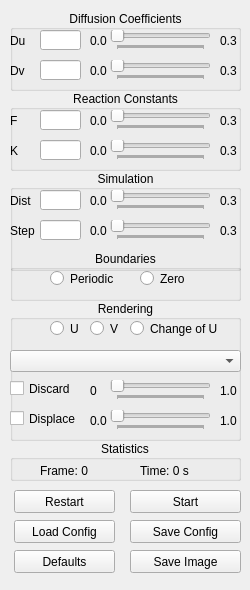
<?xml version="1.0" encoding="UTF-8"?>
<ui version="4.0">
 <class>render</class>
 <widget class="QWidget" name="render">
  <property name="geometry">
   <rect>
    <x>0</x>
    <y>0</y>
    <width>250</width>
    <height>590</height>
   </rect>
  </property>
  <property name="windowTitle">
   <string>Render2d</string>
  </property>
  <widget class="QPushButton" name="button_save">
   <property name="geometry">
    <rect>
     <x>130</x>
     <y>550</y>
     <width>111</width>
     <height>23</height>
    </rect>
   </property>
   <property name="text">
    <string>Save Image</string>
   </property>
  </widget>
  <widget class="QPushButton" name="button_restart">
   <property name="geometry">
    <rect>
     <x>14</x>
     <y>490</y>
     <width>101</width>
     <height>23</height>
    </rect>
   </property>
   <property name="text">
    <string>Restart</string>
   </property>
  </widget>
  <widget class="QPushButton" name="button_start">
   <property name="geometry">
    <rect>
     <x>130</x>
     <y>490</y>
     <width>111</width>
     <height>23</height>
    </rect>
   </property>
   <property name="text">
    <string>Start</string>
   </property>
  </widget>
  <widget class="QGroupBox" name="groupBox">
   <property name="geometry">
    <rect>
     <x>10</x>
     <y>10</y>
     <width>231</width>
     <height>81</height>
    </rect>
   </property>
   <property name="styleSheet">
    <string notr="true"/>
   </property>
   <property name="title">
    <string>Diffusion Coefficients</string>
   </property>
   <property name="alignment">
    <set>Qt::AlignCenter</set>
   </property>
   <property name="flat">
    <bool>true</bool>
   </property>
   <widget class="QLabel" name="label_size">
    <property name="geometry">
     <rect>
      <x>0</x>
      <y>20</y>
      <width>31</width>
      <height>21</height>
     </rect>
    </property>
    <property name="text">
     <string>Du</string>
    </property>
   </widget>
   <widget class="QLineEdit" name="edit_du">
    <property name="geometry">
     <rect>
      <x>30</x>
      <y>20</y>
      <width>41</width>
      <height>20</height>
     </rect>
    </property>
   </widget>
   <widget class="QLineEdit" name="edit_dv">
    <property name="geometry">
     <rect>
      <x>30</x>
      <y>50</y>
      <width>41</width>
      <height>20</height>
     </rect>
    </property>
   </widget>
   <widget class="QLabel" name="label_size_2">
    <property name="geometry">
     <rect>
      <x>0</x>
      <y>50</y>
      <width>31</width>
      <height>21</height>
     </rect>
    </property>
    <property name="text">
     <string>Dv</string>
    </property>
   </widget>
   <widget class="QLabel" name="label_du_min">
    <property name="geometry">
     <rect>
      <x>80</x>
      <y>20</y>
      <width>21</width>
      <height>21</height>
     </rect>
    </property>
    <property name="text">
     <string>0.0</string>
    </property>
   </widget>
   <widget class="QLabel" name="label_du_max">
    <property name="geometry">
     <rect>
      <x>210</x>
      <y>20</y>
      <width>21</width>
      <height>21</height>
     </rect>
    </property>
    <property name="text">
     <string>0.3</string>
    </property>
   </widget>
   <widget class="QLabel" name="label_dv_max">
    <property name="geometry">
     <rect>
      <x>210</x>
      <y>50</y>
      <width>21</width>
      <height>21</height>
     </rect>
    </property>
    <property name="text">
     <string>0.3</string>
    </property>
   </widget>
   <widget class="QLabel" name="label_dv_min">
    <property name="geometry">
     <rect>
      <x>80</x>
      <y>50</y>
      <width>21</width>
      <height>21</height>
     </rect>
    </property>
    <property name="text">
     <string>0.0</string>
    </property>
   </widget>
   <widget class="QSlider" name="slider_du">
    <property name="geometry">
     <rect>
      <x>100</x>
      <y>20</y>
      <width>101</width>
      <height>20</height>
     </rect>
    </property>
    <property name="autoFillBackground">
     <bool>false</bool>
    </property>
    <property name="maximum">
     <number>99</number>
    </property>
    <property name="pageStep">
     <number>1</number>
    </property>
    <property name="orientation">
     <enum>Qt::Horizontal</enum>
    </property>
    <property name="tickPosition">
     <enum>QSlider::TicksBelow</enum>
    </property>
   </widget>
   <widget class="QSlider" name="slider_dv">
    <property name="geometry">
     <rect>
      <x>100</x>
      <y>50</y>
      <width>101</width>
      <height>20</height>
     </rect>
    </property>
    <property name="maximum">
     <number>99</number>
    </property>
    <property name="pageStep">
     <number>1</number>
    </property>
    <property name="orientation">
     <enum>Qt::Horizontal</enum>
    </property>
    <property name="tickPosition">
     <enum>QSlider::TicksBelow</enum>
    </property>
   </widget>
  </widget>
  <widget class="QGroupBox" name="groupBox_2">
   <property name="geometry">
    <rect>
     <x>10</x>
     <y>90</y>
     <width>231</width>
     <height>81</height>
    </rect>
   </property>
   <property name="styleSheet">
    <string notr="true"/>
   </property>
   <property name="title">
    <string>Reaction Constants</string>
   </property>
   <property name="alignment">
    <set>Qt::AlignCenter</set>
   </property>
   <property name="flat">
    <bool>true</bool>
   </property>
   <widget class="QLabel" name="label_size_3">
    <property name="geometry">
     <rect>
      <x>0</x>
      <y>20</y>
      <width>31</width>
      <height>21</height>
     </rect>
    </property>
    <property name="text">
     <string>F</string>
    </property>
   </widget>
   <widget class="QLineEdit" name="edit_f">
    <property name="geometry">
     <rect>
      <x>30</x>
      <y>20</y>
      <width>41</width>
      <height>20</height>
     </rect>
    </property>
   </widget>
   <widget class="QLineEdit" name="edit_k">
    <property name="geometry">
     <rect>
      <x>30</x>
      <y>50</y>
      <width>41</width>
      <height>20</height>
     </rect>
    </property>
   </widget>
   <widget class="QLabel" name="label_size_4">
    <property name="geometry">
     <rect>
      <x>0</x>
      <y>50</y>
      <width>31</width>
      <height>21</height>
     </rect>
    </property>
    <property name="text">
     <string>K</string>
    </property>
   </widget>
   <widget class="QLabel" name="label_f_max">
    <property name="geometry">
     <rect>
      <x>210</x>
      <y>20</y>
      <width>21</width>
      <height>21</height>
     </rect>
    </property>
    <property name="text">
     <string>0.3</string>
    </property>
   </widget>
   <widget class="QLabel" name="label_f_min">
    <property name="geometry">
     <rect>
      <x>80</x>
      <y>20</y>
      <width>21</width>
      <height>21</height>
     </rect>
    </property>
    <property name="text">
     <string>0.0</string>
    </property>
   </widget>
   <widget class="QLabel" name="label_k_min">
    <property name="geometry">
     <rect>
      <x>80</x>
      <y>50</y>
      <width>21</width>
      <height>21</height>
     </rect>
    </property>
    <property name="text">
     <string>0.0</string>
    </property>
   </widget>
   <widget class="QLabel" name="label_k_max">
    <property name="geometry">
     <rect>
      <x>210</x>
      <y>50</y>
      <width>21</width>
      <height>21</height>
     </rect>
    </property>
    <property name="text">
     <string>0.3</string>
    </property>
   </widget>
   <widget class="QSlider" name="slider_f">
    <property name="geometry">
     <rect>
      <x>100</x>
      <y>20</y>
      <width>101</width>
      <height>20</height>
     </rect>
    </property>
    <property name="maximum">
     <number>99</number>
    </property>
    <property name="pageStep">
     <number>1</number>
    </property>
    <property name="orientation">
     <enum>Qt::Horizontal</enum>
    </property>
    <property name="tickPosition">
     <enum>QSlider::TicksBelow</enum>
    </property>
   </widget>
   <widget class="QSlider" name="slider_k">
    <property name="geometry">
     <rect>
      <x>100</x>
      <y>50</y>
      <width>101</width>
      <height>20</height>
     </rect>
    </property>
    <property name="maximum">
     <number>99</number>
    </property>
    <property name="pageStep">
     <number>1</number>
    </property>
    <property name="orientation">
     <enum>Qt::Horizontal</enum>
    </property>
    <property name="tickPosition">
     <enum>QSlider::TicksBelow</enum>
    </property>
   </widget>
  </widget>
  <widget class="QGroupBox" name="groupBox_3">
   <property name="geometry">
    <rect>
     <x>10</x>
     <y>170</y>
     <width>231</width>
     <height>101</height>
    </rect>
   </property>
   <property name="styleSheet">
    <string notr="true"/>
   </property>
   <property name="title">
    <string>Simulation</string>
   </property>
   <property name="alignment">
    <set>Qt::AlignCenter</set>
   </property>
   <property name="flat">
    <bool>true</bool>
   </property>
   <widget class="QLabel" name="label_size_5">
    <property name="geometry">
     <rect>
      <x>0</x>
      <y>20</y>
      <width>31</width>
      <height>21</height>
     </rect>
    </property>
    <property name="text">
     <string>Dist</string>
    </property>
   </widget>
   <widget class="QLineEdit" name="edit_distance">
    <property name="geometry">
     <rect>
      <x>30</x>
      <y>20</y>
      <width>41</width>
      <height>20</height>
     </rect>
    </property>
   </widget>
   <widget class="QLineEdit" name="edit_timestep">
    <property name="geometry">
     <rect>
      <x>30</x>
      <y>50</y>
      <width>41</width>
      <height>20</height>
     </rect>
    </property>
   </widget>
   <widget class="QLabel" name="label_size_6">
    <property name="geometry">
     <rect>
      <x>0</x>
      <y>50</y>
      <width>31</width>
      <height>21</height>
     </rect>
    </property>
    <property name="text">
     <string>Step</string>
    </property>
   </widget>
   <widget class="QLabel" name="label_dist_max">
    <property name="geometry">
     <rect>
      <x>210</x>
      <y>20</y>
      <width>21</width>
      <height>21</height>
     </rect>
    </property>
    <property name="text">
     <string>0.3</string>
    </property>
   </widget>
   <widget class="QLabel" name="label_dist_min">
    <property name="geometry">
     <rect>
      <x>80</x>
      <y>20</y>
      <width>21</width>
      <height>21</height>
     </rect>
    </property>
    <property name="text">
     <string>0.0</string>
    </property>
   </widget>
   <widget class="QLabel" name="label_step_min">
    <property name="geometry">
     <rect>
      <x>80</x>
      <y>50</y>
      <width>21</width>
      <height>21</height>
     </rect>
    </property>
    <property name="text">
     <string>0.0</string>
    </property>
   </widget>
   <widget class="QLabel" name="label_step_max">
    <property name="geometry">
     <rect>
      <x>210</x>
      <y>50</y>
      <width>21</width>
      <height>21</height>
     </rect>
    </property>
    <property name="text">
     <string>0.3</string>
    </property>
   </widget>
   <widget class="QSlider" name="slider_dist">
    <property name="geometry">
     <rect>
      <x>100</x>
      <y>20</y>
      <width>101</width>
      <height>20</height>
     </rect>
    </property>
    <property name="maximum">
     <number>99</number>
    </property>
    <property name="pageStep">
     <number>1</number>
    </property>
    <property name="orientation">
     <enum>Qt::Horizontal</enum>
    </property>
    <property name="tickPosition">
     <enum>QSlider::TicksBelow</enum>
    </property>
   </widget>
   <widget class="QSlider" name="slider_step">
    <property name="geometry">
     <rect>
      <x>100</x>
      <y>50</y>
      <width>101</width>
      <height>20</height>
     </rect>
    </property>
    <property name="maximum">
     <number>99</number>
    </property>
    <property name="pageStep">
     <number>1</number>
    </property>
    <property name="orientation">
     <enum>Qt::Horizontal</enum>
    </property>
    <property name="tickPosition">
     <enum>QSlider::TicksBelow</enum>
    </property>
   </widget>
  </widget>
  <widget class="QGroupBox" name="groupBox_4">
   <property name="geometry">
    <rect>
     <x>10</x>
     <y>440</y>
     <width>231</width>
     <height>41</height>
    </rect>
   </property>
   <property name="styleSheet">
    <string notr="true"/>
   </property>
   <property name="title">
    <string>Statistics</string>
   </property>
   <property name="alignment">
    <set>Qt::AlignCenter</set>
   </property>
   <property name="flat">
    <bool>true</bool>
   </property>
   <widget class="QLabel" name="label_frame">
    <property name="geometry">
     <rect>
      <x>30</x>
      <y>20</y>
      <width>111</width>
      <height>21</height>
     </rect>
    </property>
    <property name="text">
     <string>Frame: 0</string>
    </property>
   </widget>
   <widget class="QLabel" name="label_time">
    <property name="geometry">
     <rect>
      <x>130</x>
      <y>20</y>
      <width>71</width>
      <height>21</height>
     </rect>
    </property>
    <property name="text">
     <string>Time: 0 s</string>
    </property>
   </widget>
  </widget>
  <widget class="QGroupBox" name="groupBox_5">
   <property name="geometry">
    <rect>
     <x>10</x>
     <y>250</y>
     <width>231</width>
     <height>51</height>
    </rect>
   </property>
   <property name="styleSheet">
    <string notr="true"/>
   </property>
   <property name="title">
    <string>Boundaries</string>
   </property>
   <property name="alignment">
    <set>Qt::AlignCenter</set>
   </property>
   <property name="flat">
    <bool>true</bool>
   </property>
   <widget class="QRadioButton" name="radio_periodic">
    <property name="geometry">
     <rect>
      <x>40</x>
      <y>20</y>
      <width>82</width>
      <height>17</height>
     </rect>
    </property>
    <property name="text">
     <string>Periodic</string>
    </property>
   </widget>
   <widget class="QRadioButton" name="radio_zero">
    <property name="geometry">
     <rect>
      <x>130</x>
      <y>20</y>
      <width>61</width>
      <height>17</height>
     </rect>
    </property>
    <property name="text">
     <string>Zero</string>
    </property>
   </widget>
  </widget>
  <widget class="QPushButton" name="button_defaults">
   <property name="geometry">
    <rect>
     <x>14</x>
     <y>550</y>
     <width>101</width>
     <height>23</height>
    </rect>
   </property>
   <property name="text">
    <string>Defaults</string>
   </property>
  </widget>
  <widget class="QGroupBox" name="groupBox_6">
   <property name="geometry">
    <rect>
     <x>10</x>
     <y>300</y>
     <width>231</width>
     <height>141</height>
    </rect>
   </property>
   <property name="styleSheet">
    <string notr="true"/>
   </property>
   <property name="title">
    <string>Rendering</string>
   </property>
   <property name="alignment">
    <set>Qt::AlignCenter</set>
   </property>
   <property name="flat">
    <bool>true</bool>
   </property>
   <widget class="QRadioButton" name="radio_rendering_u">
    <property name="geometry">
     <rect>
      <x>40</x>
      <y>20</y>
      <width>31</width>
      <height>17</height>
     </rect>
    </property>
    <property name="text">
     <string>U</string>
    </property>
   </widget>
   <widget class="QRadioButton" name="radio_rendering_v">
    <property name="geometry">
     <rect>
      <x>80</x>
      <y>20</y>
      <width>41</width>
      <height>17</height>
     </rect>
    </property>
    <property name="text">
     <string>V</string>
    </property>
   </widget>
   <widget class="QRadioButton" name="radio_rendering_changeu">
    <property name="geometry">
     <rect>
      <x>120</x>
      <y>20</y>
      <width>91</width>
      <height>17</height>
     </rect>
    </property>
    <property name="text">
     <string>Change of U</string>
    </property>
   </widget>
   <widget class="QComboBox" name="combo_render">
    <property name="geometry">
     <rect>
      <x>0</x>
      <y>50</y>
      <width>231</width>
      <height>22</height>
     </rect>
    </property>
   </widget>
   <widget class="QCheckBox" name="checkbox_discard">
    <property name="geometry">
     <rect>
      <x>0</x>
      <y>80</y>
      <width>151</width>
      <height>17</height>
     </rect>
    </property>
    <property name="text">
     <string>Discard</string>
    </property>
   </widget>
   <widget class="QCheckBox" name="checkbox_displace">
    <property name="geometry">
     <rect>
      <x>0</x>
      <y>110</y>
      <width>71</width>
      <height>17</height>
     </rect>
    </property>
    <property name="text">
     <string>Displace</string>
    </property>
   </widget>
   <widget class="QLabel" name="label_discard_max">
    <property name="geometry">
     <rect>
      <x>210</x>
      <y>80</y>
      <width>21</width>
      <height>21</height>
     </rect>
    </property>
    <property name="text">
     <string>1.0</string>
    </property>
   </widget>
   <widget class="QSlider" name="slider_discard">
    <property name="geometry">
     <rect>
      <x>100</x>
      <y>80</y>
      <width>101</width>
      <height>20</height>
     </rect>
    </property>
    <property name="autoFillBackground">
     <bool>false</bool>
    </property>
    <property name="maximum">
     <number>99</number>
    </property>
    <property name="pageStep">
     <number>1</number>
    </property>
    <property name="orientation">
     <enum>Qt::Horizontal</enum>
    </property>
    <property name="tickPosition">
     <enum>QSlider::TicksBelow</enum>
    </property>
   </widget>
   <widget class="QLabel" name="label_discard_min">
    <property name="geometry">
     <rect>
      <x>80</x>
      <y>80</y>
      <width>21</width>
      <height>21</height>
     </rect>
    </property>
    <property name="text">
     <string>0</string>
    </property>
   </widget>
   <widget class="QLabel" name="label_displace_max">
    <property name="geometry">
     <rect>
      <x>210</x>
      <y>110</y>
      <width>21</width>
      <height>21</height>
     </rect>
    </property>
    <property name="text">
     <string>1.0</string>
    </property>
   </widget>
   <widget class="QSlider" name="slider_displace">
    <property name="geometry">
     <rect>
      <x>100</x>
      <y>110</y>
      <width>101</width>
      <height>20</height>
     </rect>
    </property>
    <property name="autoFillBackground">
     <bool>false</bool>
    </property>
    <property name="maximum">
     <number>99</number>
    </property>
    <property name="pageStep">
     <number>1</number>
    </property>
    <property name="orientation">
     <enum>Qt::Horizontal</enum>
    </property>
    <property name="tickPosition">
     <enum>QSlider::TicksBelow</enum>
    </property>
   </widget>
   <widget class="QLabel" name="label_displace_min">
    <property name="geometry">
     <rect>
      <x>80</x>
      <y>110</y>
      <width>21</width>
      <height>21</height>
     </rect>
    </property>
    <property name="text">
     <string>0.0</string>
    </property>
   </widget>
   <zorder>radio_rendering_u</zorder>
   <zorder>radio_rendering_v</zorder>
   <zorder>radio_rendering_changeu</zorder>
   <zorder>combo_render</zorder>
   <zorder>checkbox_discard</zorder>
   <zorder>checkbox_displace</zorder>
   <zorder>label_discard_max</zorder>
   <zorder>slider_discard</zorder>
   <zorder>label_discard_min</zorder>
   <zorder>label_displace_max</zorder>
   <zorder>slider_displace</zorder>
   <zorder>label_displace_min</zorder>
  </widget>
  <widget class="QPushButton" name="button_loadconfig">
   <property name="geometry">
    <rect>
     <x>14</x>
     <y>520</y>
     <width>101</width>
     <height>23</height>
    </rect>
   </property>
   <property name="text">
    <string>Load Config</string>
   </property>
  </widget>
  <widget class="QPushButton" name="button_saveconfig">
   <property name="geometry">
    <rect>
     <x>130</x>
     <y>520</y>
     <width>111</width>
     <height>23</height>
    </rect>
   </property>
   <property name="text">
    <string>Save Config</string>
   </property>
  </widget>
 </widget>
 <resources/>
 <connections/>
</ui>
